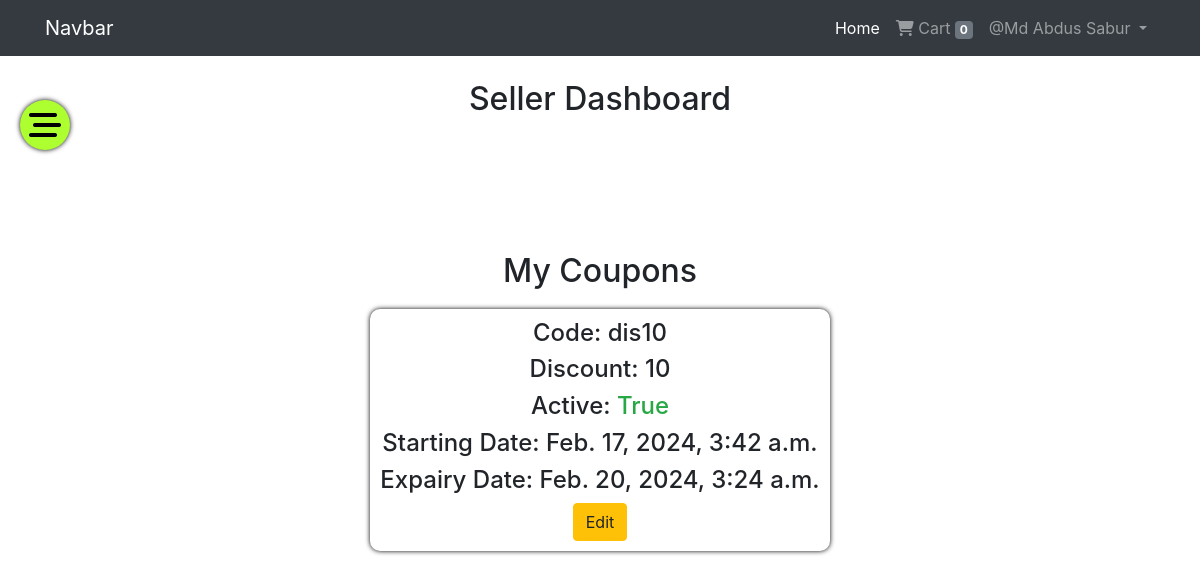
The page /seller/coupons/ (signed in) on the database its author committed.
### App_Auth/models.py (models this page shows, shortened)
class User(AbstractBaseUser, PermissionsMixin):
    email = models.EmailField(max_length=255, unique=True, null=False)
    role = models.CharField(max_length=10, default='user')
    is_staff = models.BooleanField(
        gettext_lazy('staff status'),
        default=False,
        help_text=gettext_lazy('Designates whether the user can log into this admin site.'),
    )
    is_active = models.BooleanField(
        gettext_lazy('active'),
        default=True,
        help_text=gettext_lazy('Designates whether this user should be treated as active. Unselect this instead of deleting accounts.'),
    )
    USERNAME_FIELD = 'email'
    objects = MyUserManager()

class Profile(models.Model):
    user = models.OneToOneField(User, on_delete=models.CASCADE, related_name='profile')
    username = models.CharField(max_length=264, blank=True)
    full_name = models.CharField(max_length=264, blank=True)
    address_1 = models.TextField(max_length=300, blank=True)
    city = models.CharField(max_length=40, blank=True)
    zipcode = models.CharField(max_length=10, blank=True)
    counrty = models.CharField(max_length=50, blank=True)
    phone = models.CharField(max_length=20, blank=True)
    date_joined = models.DateTimeField(auto_now_add = True)
    def is_fully_filled(self):
        fields_names = [f.name for f in self._meta.get_fields()]
        for field_name in fields_names:
            value = getattr(self, field_name)
            if value is None or value == '':
                return False
        return True

### App_Seller/models.py (models this page shows, shortened)
class Coupon(models.Model):
    seller = models.ForeignKey(User, on_delete=models.CASCADE, related_name='coupon')
    code = models.CharField(max_length=100)
    discount = models.IntegerField()
    active = models.BooleanField(default=True)
    start_date = models.DateTimeField(default=datetime.datetime.now())
    expiry_date = models.DateTimeField()

### App_Seller/views.py (the view)
# urls.py: path('coupons/', coupons , name="coupons"),
@login_required
def coupons(request):
    if (request.user.role!='seller'):
        messages.warning(request, "Only seller can access this page.")
        return HttpResponseRedirect(reverse('App_Shop:home'))
    if not request.user.profile.is_fully_filled():
        messages.warning(request,"Complete profile details first!")
        first = reverse("App_Auth:change_profile")
        next = reverse("App_Seller:seller_dashboard")
        return redirect("{}?next={}".format(first, next))
    seller_exists = SellerProfile.objects.filter(user=request.user)
    if not seller_exists:
        messages.warning(request,"Complete seller details first!")
        first = reverse("App_Seller:fill_seller_info")
        next = reverse("App_Seller:seller_dashboard")
        return redirect("{}?next={}".format(first, next))
    coupons = Coupon.objects.filter(seller=request.user)
    return render(request, 'App_Seller/coupons.html', context={"coupons": coupons})

### App_Order/templatetags/cart_tag.py (called while the page is built)
@register.filter
def cart_total(user):
    order = Order.objects.filter(user=user, ordered = False)
    if order.exists():
        return order[0].orderItems.count()
    else:
        return 0

### templates/App_Seller/coupons.html (shortened to what this page needs)
{% extends "App_Seller/dashboard.html" %}
{% block dash_block %}
<div class="dash-page">
  {%if coupons|length == 0%}
  <h4>No Coupons</h4>
  {%else%}
  <h2 style="text-align: center">My Coupons</h2>
  {%endif%}
  <div class="dash-section">
    {% for coupon in coupons %}
    <div class="coupon">
        <h4>Code: {{coupon.code}}</h4>
        <h4>Discount: {{coupon.discount}}</h4>
        <h4>Active: <span class="{%if coupon.active%}text-success{%else%}text-warning{%endif%}">{{coupon.active}}</span></h4>
        <h4>Starting Date: {{coupon.start_date}}</h4>
        <h4>Expairy Date: {{coupon.expiry_date}}</h4>
        <a class='btn btn-warning' href="{%url 'App_Seller:update_coupon' pk=coupon.pk%}">Edit</a>
    </div>
    {% endfor %}
  </div>
</div>
{% endblock %}

### templates/base.html (shortened to what this page needs)
{% load cart_tag %}
{% load static %}
<!DOCTYPE html>
<html lang="en">
  <head>
    <link
      rel="stylesheet"
      href="https://cdn.jsdelivr.net/npm/bootstrap@4.0.0/dist/css/bootstrap.min.css"
    />
    <link
      rel="stylesheet"
      href="https://cdnjs.cloudflare.com/ajax/libs/font-awesome/6.5.1/css/all.min.css"
    />
    <link rel="stylesheet" href="{% static 'css/main.css' %}" />
  </head>
  <body>
    <nav class="navbar navbar-expand-lg navbar-dark bg-dark">
      <div class="container">
        <a class="navbar-brand" href="{% url 'App_Shop:home' %}">Navbar</a>
        <div class="collapse navbar-collapse" id="navbarNav">
          <ul class="navbar-nav ml-auto">
            {% if user.is_authenticated %}
            <li class="nav-item active">
              <a class="nav-link" href="{%url 'App_Shop:home'%}"
                >Home <span class="sr-only">(current)</span></a
              >
            </li>
            <li class="nav-item">
              <a class="nav-link" href="{%url 'App_Order:cart'%}">
                <i class="fa fa-shopping-cart"></i>
                Cart
                <span class="badge badge-secondary">{{request.user | cart_total}}</span>
                </a>
            </li>
            <li class="nav-item dropdown">
              <a
                class="nav-link dropdown-toggle"
                href="#"
                id="navbarDropdownMenuLink"
                data-toggle="dropdown"
                aria-haspopup="true"
                aria-expanded="false"
              >
              {%if user.profile.full_name%}
                @{{user.profile.full_name}}
              {%else%}
              @Profile
              {%endif%}
              </a>
            </li>
            {%endif%}
          </ul>
        </div>
      </div>
    </nav>
    {%if user.role == 'seller'%}
    <button type="button" class="toggle-seller"><i class="fa-solid fa-bars-staggered fa-2x"></i></button>
    {%endif%}
    <div class="container p-4">
      {% block body_block%} {% endblock %}
    </div>
  </body>
</html>

### static/css/main.css (style rules this page uses)
* { margin: 0; padding: 0; box-sizing: border-box; }
.toggle-seller { position: absolute; top: 100px; left: 20px; z-index: 3; width: 50px; height: 50px; border-radius: 100%; background-color: greenyellow; border: none; outline: none; box-shadow: 0 0 5px black; cursor: pointer; display: flex; justify-content: center; align-items: center; padding: 10px; transition: 0.3s; }
.dash-page { display: flex; align-items: center; justify-content: center; flex-direction: column; width: 100%; }
.dash-section { display: flex; align-items: center; justify-content: center; width: 100%; flex-wrap: wrap; }
.coupon { padding: 10px; box-shadow: 0 0 5px black; border-radius: 10px; margin: 10px; display: flex; align-items: center; flex-direction: column; }

### rows shown on the page
User: user|cart_total "0", profile.full_name "Md Abdus Sabur"
Coupon: code "dis10", discount "10", active "True", start_date "Feb. 17, 2024, 3:42 a.m.", expiry_date "Feb. 20, 2024, 3:24 a.m."
